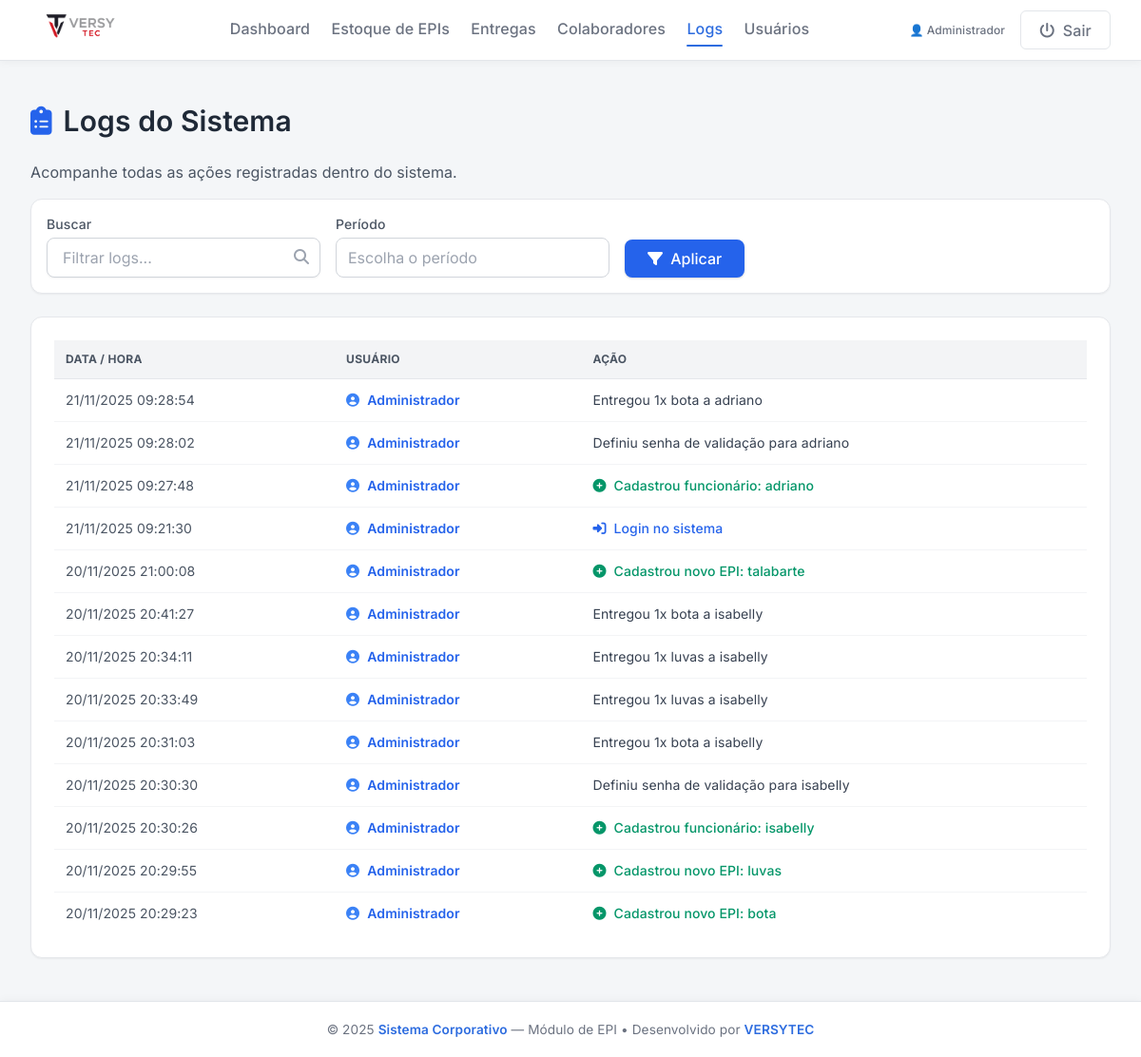
The app's page /logs (signed in) with its own data.
### app.py (models this page shows)
class User(UserMixin, db.Model):
    id = db.Column(db.Integer, primary_key=True)
    nome = db.Column(db.String(120))
    login = db.Column(db.String(80), unique=True)
    senha = db.Column(db.String(120))
    role = db.Column(db.String(50), default='user')  # admin / supervisor / user

class Log(db.Model):
    id = db.Column(db.Integer, primary_key=True)
    usuario = db.Column(db.String(120))
    acao = db.Column(db.String(255))
    data_hora = db.Column(db.DateTime, default=datetime.utcnow)

### app.py (the view, shortened to what this page needs)
@app.route('/logs')
@login_required
def logs():
    if current_user.role not in ['admin', 'supervisor']:
        flash('🚫 Acesso restrito.')
        return redirect(url_for('dashboard'))
    busca = request.args.get('busca', '').strip()
    data_inicio = request.args.get('data_inicio', '').strip()
    data_fim = request.args.get('data_fim', '').strip()
    query = Log.query
    logs_filtrados = query.order_by(Log.data_hora.desc()).all()
    return render_template('logs.html',
                           user=current_user,
                           logs=logs_filtrados)

### app.py (called while the page is built)
@login_manager.user_loader
def load_user(user_id):
    return User.query.get(int(user_id))

### templates/logs.html (shortened to what this page needs)
{% extends "base.html" %}
{% block content %}
<div class="max-w-6xl mx-auto">
  <div class="flex items-center justify-between mb-6">
    <h2 class="text-3xl font-semibold text-gray-800 flex items-center gap-3">
      <i class="fas fa-clipboard-list text-blue-600 text-3xl"></i>
      Logs do Sistema
    </h2>
  </div>
  <p class="text-gray-600 mb-4">Acompanhe todas as ações registradas dentro do sistema.</p>
  <form method="get"
        class="mb-6 bg-white border border-gray-200 rounded-xl shadow-sm p-4 flex flex-col sm:flex-row sm:items-end gap-4">
    <div class="flex flex-col w-full sm:w-72">
      <label class="text-sm text-gray-600 font-medium mb-1">Buscar</label>
      <div class="relative">
        <input
          id="filtro"
          type="text"
          name="busca"
          placeholder="Filtrar logs..."
          value="{{ request.args.get('busca', '') }}"
          class="bg-white border border-gray-300 text-gray-800 px-4 py-2 rounded-lg w-full focus:ring-2 focus:ring-blue-400 outline-none shadow-sm transition"
        >
        <i class="fas fa-search absolute right-3 top-3 text-gray-400"></i>
      </div>
    </div>
    <div class="flex flex-col w-full sm:w-72">
      <label class="text-sm text-gray-600 font-medium mb-1">Período</label>
      <input
        id="periodo"
        type="text"
        placeholder="Escolha o período"
        class="border border-gray-300 rounded-lg px-3 py-2 text-gray-800 focus:ring-2 focus:ring-blue-400"
      >
    </div>
    <button type="submit"
      class="bg-blue-600 hover:bg-blue-700 text-white px-6 py-2 rounded-lg shadow font-medium h-[42px] sm:h-auto">
      <i class="fas fa-filter mr-1"></i> Aplicar
    </button>
  </form>
  <div class="bg-white rounded-xl border border-gray-200 shadow-sm p-6 overflow-x-auto">
    <table id="tabelaLogs" class="w-full text-left text-sm text-gray-700">
      <thead>
        <tr class="bg-gray-100 text-gray-600 uppercase tracking-wide text-xs border-b border-gray-200">
          <th class="py-3 px-3">Data / Hora</th>
          <th class="py-3 px-3">Usuário</th>
          <th class="py-3 px-3">Ação</th>
        </tr>
      </thead>
      <tbody class="divide-y divide-gray-100">
        {% if logs %}
          {% for log in logs %}
          <tr class="hover:bg-blue-50 transition">
            <td class="py-3 px-3 text-gray-600">
              {{ log.data_hora.strftime('%d/%m/%Y %H:%M:%S') }}
            </td>
            <td class="py-3 px-3 font-semibold text-blue-600 flex items-center gap-2">
              <i class="fas fa-user-circle text-blue-500"></i>
              {{ log.usuario }}
            </td>
            <td class="py-3 px-3">
              {% set text = log.acao.lower() %}
              {% if "criado" in text or "cadastrou" in text %}
                <span class="text-green-600 font-medium flex items-center gap-2">
                  <i class="fas fa-plus-circle"></i> {{ log.acao }}
                </span>
              {% elif "exclu" in text %}
                <span class="text-red-600 font-medium flex items-center gap-2">
                  <i class="fas fa-trash-alt"></i> {{ log.acao }}
                </span>
              {% elif "edit" in text or "alter" in text %}
                <span class="text-yellow-600 font-medium flex items-center gap-2">
                  <i class="fas fa-edit"></i> {{ log.acao }}
                </span>
              {% elif "login" in text %}
                <span class="text-blue-600 font-medium flex items-center gap-2">
                  <i class="fas fa-sign-in-alt"></i> Login no sistema
                </span>
              {% elif "saiu" in text or "logout" in text %}
                <span class="text-indigo-600 font-medium flex items-center gap-2">
                  <i class="fas fa-sign-out-alt"></i> Logout
                </span>
              {% else %}
                <span class="text-gray-700">{{ log.acao }}</span>
              {% endif %}
            </td>
          </tr>
          {% endfor %}
        {% else %}
          <tr>
            <td colspan="3" class="py-4 text-center text-gray-500 italic">
              Nenhum log registrado no período selecionado.
            </td>
          </tr>
        {% endif %}
      </tbody>
    </table>
  </div>
</div>
<link rel="stylesheet" href="https://cdn.jsdelivr.net/npm/litepicker/dist/css/litepicker.css" />
{% endblock %}

### templates/base.html (shortened to what this page needs)
<!DOCTYPE html>
<html lang="pt-BR">
<head>
  <link href="https://cdn.jsdelivr.net/npm/tailwindcss@2.2.19/dist/tailwind.min.css" rel="stylesheet">
</head>
<body>
  <header>
    <div class="brand">
      <img src="{{ url_for('static', filename='logo.png') }}" alt="Logo">
    </div>
    <nav>
      <a href="{{ url_for('dashboard') }}"
         class="{% if request.endpoint == 'dashboard' %}active{% endif %}">
         Dashboard
      </a>
      {% if current_user.role in ['estoquista', 'admin'] %}
        <a href="{{ url_for('epis') }}"
           class="{% if request.endpoint == 'epis' %}active{% endif %}">
           Estoque de EPIs
        </a>
        <a href="{{ url_for('entregas') }}"
           class="{% if request.endpoint == 'entregas' %}active{% endif %}">
           Entregas
        </a>
      {% endif %}
      {% if current_user.role == 'admin' %}
        <a href="{{ url_for('cadastro_funcionarios') }}"
           class="{% if request.endpoint == 'cadastro_funcionarios' %}active{% endif %}">
           Colaboradores
        </a>
        <a href="{{ url_for('logs') }}"
           class="{% if request.endpoint == 'logs' %}active{% endif %}">
           Logs
        </a>
        <a href="{{ url_for('usuarios') }}"
           class="{% if request.endpoint == 'usuarios' %}active{% endif %}">
           Usuários
        </a>
      {% endif %}
    </nav>
    <div class="flex items-center gap-4">
      <span class="text-xs text-gray-500 hidden sm:block font-medium">
        👤 {{ current_user.nome }}
      </span>
      <a href="{{ url_for('logout') }}" class="btn-sair">
        <i class="fas fa-power-off mr-1"></i> Sair
      </a>
    </div>
  </header>
  <main>
    {% block content %}{% endblock %}
  </main>
  <footer>
    © 2025 <span>Sistema Corporativo</span> — Módulo de EPI • Desenvolvido por <span>VERSYTEC</span>
  </footer>
</body>
</html>

### templates/base.html (style rules this page uses)
:root { --bg: #f4f6f8; --header-bg: #ffffff; --panel: #ffffff; --border: #e3e6ea; --text: #1f2937; --muted: #6b7280; --accent: #2d6cdf; --accent-light: #e8f0ff; --radius: 10px; --shadow: 0 4px 12px rgba(0,0,0,0.06); }
body { background: var(--bg); margin: 0; padding: 0; color: var(--text); font-family: 'Inter', sans-serif; letter-spacing: 0.1px; }
header { background: var(--header-bg); border-bottom: 1px solid var(--border); padding: 0.9rem 2rem; display: flex; justify-content: space-between; align-items: center; height: 64px; min-height: 64px; overflow: hidden; position: sticky; top: 0; z-index: 50; box-shadow: 0 2px 8px rgba(0,0,0,0.04); }
.brand { display: flex; align-items: center; gap: 0.75rem; }
.brand img { height: 70px; max-height: 70px; object-fit: contain; margin-top: -10px; }
nav { display: flex; gap: 1.4rem; }
nav a { color: var(--muted); font-weight: 500; padding-bottom: 4px; transition: 0.25s ease; position: relative; }
nav a.active { color: var(--accent); }
nav a.active::after { content: ""; position: absolute; left: 0; bottom: -3px; width: 100%; height: 2px; background: var(--accent); border-radius: 4px; }
.btn-sair { border: 1px solid var(--border); padding: 0.45rem 1.2rem; border-radius: 6px; font-weight: 500; color: var(--muted); transition: 0.25s; background: white; }
main { padding: 2.8rem 2rem; min-height: 85vh; }
footer { background: var(--header-bg); border-top: 1px solid var(--border); text-align: center; padding: 1.2rem; color: var(--muted); font-size: .85rem; box-shadow: 0 -2px 8px rgba(0,0,0,0.03); }
footer span { color: var(--accent); font-weight: 600; }

### records on screen
User: nome "Administrador"
Log: data_hora "21/11/2025 09:28:54", usuario "Administrador", acao "Entregou 1x bota a adriano"
Log: data_hora "21/11/2025 09:28:02", usuario "Administrador", acao "Definiu senha de validação para adriano"
Log: data_hora "21/11/2025 09:27:48", usuario "Administrador", acao "Cadastrou funcionário: adriano"
Log: data_hora "21/11/2025 09:21:30", usuario "Administrador", shows "Login no sistema"
Log: data_hora "20/11/2025 21:00:08", usuario "Administrador", acao "Cadastrou novo EPI: talabarte"
Log: data_hora "20/11/2025 20:41:27", usuario "Administrador", acao "Entregou 1x bota a isabelly"
Log: data_hora "20/11/2025 20:34:11", usuario "Administrador", acao "Entregou 1x luvas a isabelly"
Log: data_hora "20/11/2025 20:33:49", usuario "Administrador", acao "Entregou 1x luvas a isabelly"
Log: data_hora "20/11/2025 20:31:03", usuario "Administrador", acao "Entregou 1x bota a isabelly"
Log: data_hora "20/11/2025 20:30:30", usuario "Administrador", acao "Definiu senha de validação para isabelly"
Log: data_hora "20/11/2025 20:30:26", usuario "Administrador", acao "Cadastrou funcionário: isabelly"
Log: data_hora "20/11/2025 20:29:55", usuario "Administrador", acao "Cadastrou novo EPI: luvas"
Log: data_hora "20/11/2025 20:29:23", usuario "Administrador", acao "Cadastrou novo EPI: bota"
